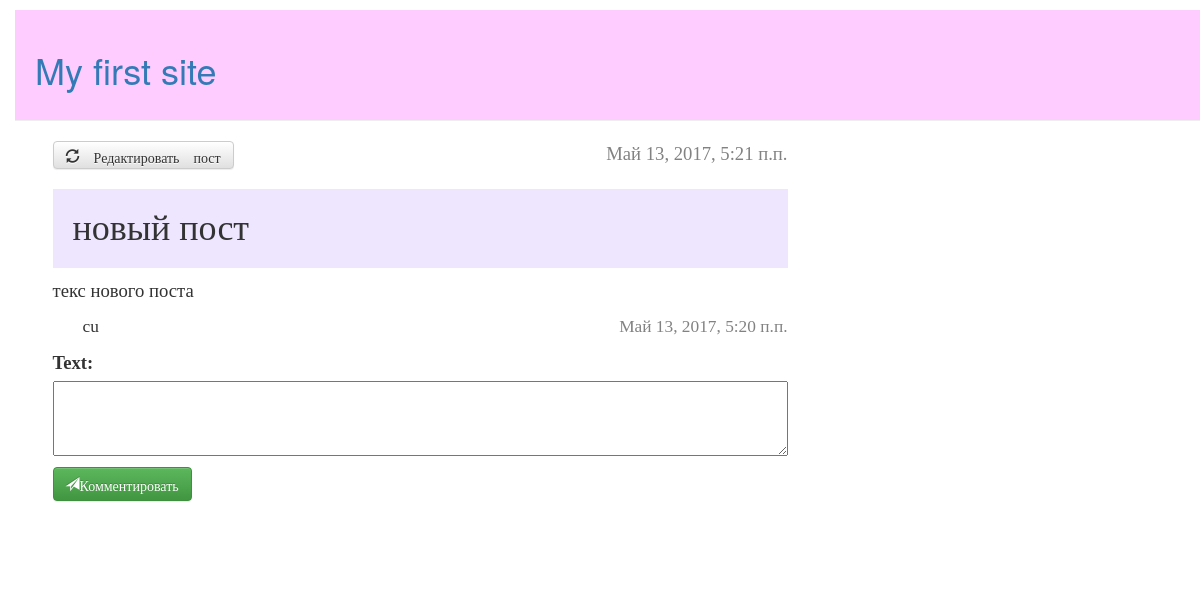
The page /post/8/ on the database as committed earlier.
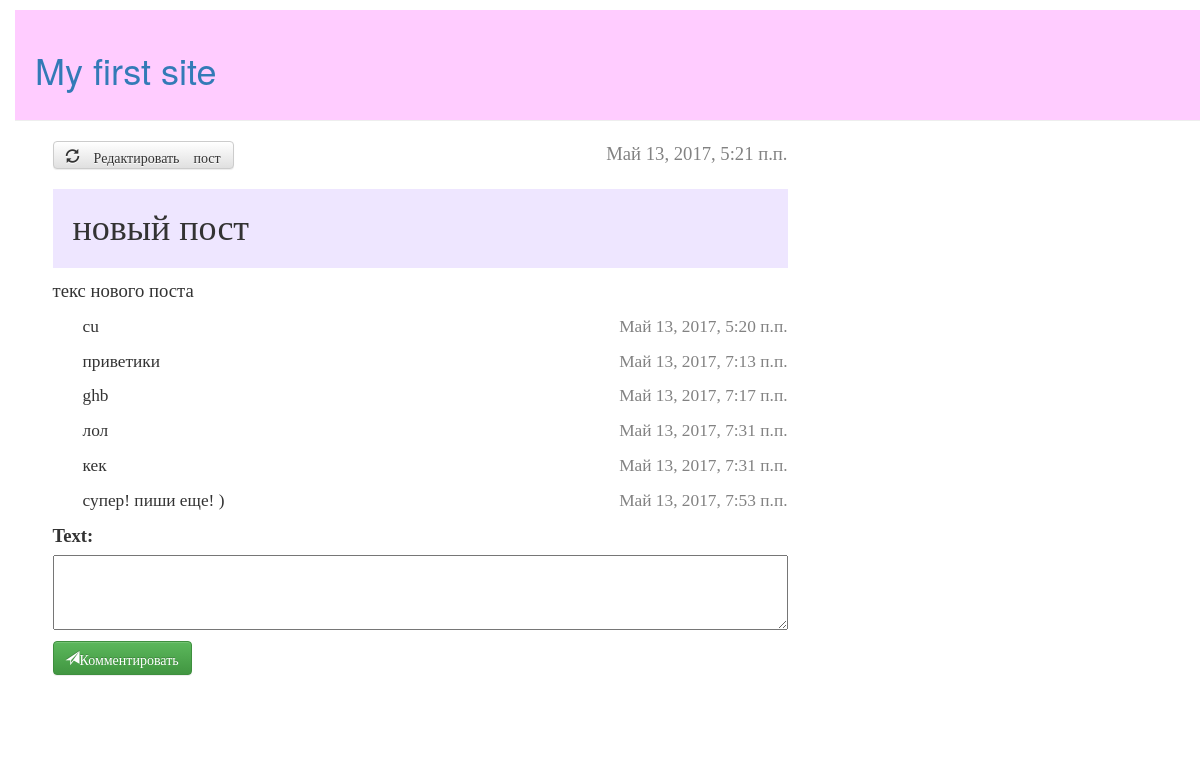
The same page on the database as committed later.
### blog/models.py (models this page shows, shortened)
class Post(models.Model):
	author = models.ForeignKey('auth.User')
	title = models.CharField(max_length=2000)
	text = models.TextField()
	create_date = models.DateTimeField(default=timezone.now())
	published_date = models.DateTimeField(blank=True,null=True)

class Comment(models.Model):
	author = models.ForeignKey('auth.User')
	text = models.TextField()
	create_date = models.DateTimeField(default=timezone.now())
	published_date = models.DateTimeField(blank=True,null=True)
	post = models.ForeignKey(Post)

### blog/views.py (the view)
# urls.py: url(r'^post/(?P<pk>[0-9]+)/$' , views.post_detail, name='post_detail'),
def post_detail(request, pk): #возвращает инфу о посте
	post = get_object_or_404(Post, pk=pk)
	if request.method == "POST":#добавление коммента
		form = CommentForm(request.POST)
		if form.is_valid():
			comment = form.save(commit=False)
			comment.author = request.user
			comment.published_date = timezone.now()
			comment.post = post
			comment.save()
		return redirect('post_detail', pk=post.pk)
	else:
		form = CommentForm()
		comments = Comment.objects.filter(post__lte = post).order_by('published_date')
		return render(request, 'blog/post_detail.html', {'post': post, 'form': form, 'comments': comments})

### blog/forms.py
class CommentForm(forms.ModelForm):
	class Meta:
		model = Comment
		fields = ('text',)

### blog/templates/blog/post_detail.html (shortened to what this page needs)
﻿{% extends 'blog/base.html' %}
{% block content %}
	<div class="post">
	{% if post.published_date %}
		<div class="date">
			{{ post.published_date }}
		</div>
		{% endif %}
		<a class="btn btn-default" href="{% url 'post_edit' pk=post.pk %}">
		<span class="glyphicon glyphicon-refresh"> Редактировать пост </span></a>
		<h1 class="tit">{{ post.title }}</h1>
		<p>{{ post.text|linebreaksbr }}</p>
		{% for comment in comments %}
		<div class="comment">
			<div class="date">
				<p> {{comment.published_date}}</p>
			</div>
			<p>{{comment.text|linebreaksbr}}</p>
		</div>
		{% endfor %}
		<form method="POST" class="post-form">
			{{ form.as_p}}
			<button type="submit" class="btn btn-success glyphicon glyphicon-send">Комментировать</button>
		</form>
		</div>
{% endblock %}

### blog/templates/blog/base.html (shortened to what this page needs)
﻿{% load staticfiles %}
<html>
<head>
	<link rel="stylesheet" href="//maxcdn.bootstrapcdn.com/bootstrap/3.2.0/css/bootstrap.min.css">
	<link rel="stylesheet" href="//maxcdn.bootstrapcdn.com/bootstrap/3.2.0/css/bootstrap-theme.min.css">
	<link rel="stylesheet" href="{% static 'css/blog.css'%}">
</head>
<body>
	<div class="page-header">
		<h1><a href="/">My first site</a></h1>
	</div>
	<div class="content container">
	<div class="row">
	<div class="col-md-8">
	{% block content %}
	{% endblock %}
	</div>
	</div>
	</div>
</body>
</html>

### blog/static/css/blog.css (style rules this page uses)
textarea { height: 75 }
body { padding-left: 15px }
h1 a { color: #098616 font-family: Florence, cursive; }
.page-header { background-color: #ffccff; margin-top: -10; padding: 20px }
.tit { background-color: #eee6ff; padding: 20px }
.date { float: right; color: #828282; }
.post-form textarea, .post-form input { width: 100%; }
.post { margin-bottom: 70px; margin-left: 15px; font-size: 14pt; font-family: Florence, cursive; }
.comment { margin-left: 30px; font-size: 13pt; font-family: Calibri, cursive; }

Rows that differ between the two databases and show on the page:
added Comment: published_date "Май 13, 2017, 7:13 п.п.", text "приветики"
added Comment: published_date "Май 13, 2017, 7:17 п.п.", text "ghb"
added Comment: published_date "Май 13, 2017, 7:31 п.п.", text "лол"
added Comment: published_date "Май 13, 2017, 7:31 п.п.", text "кек"
added Comment: published_date "Май 13, 2017, 7:53 п.п.", text "супер! пиши еще! )"
